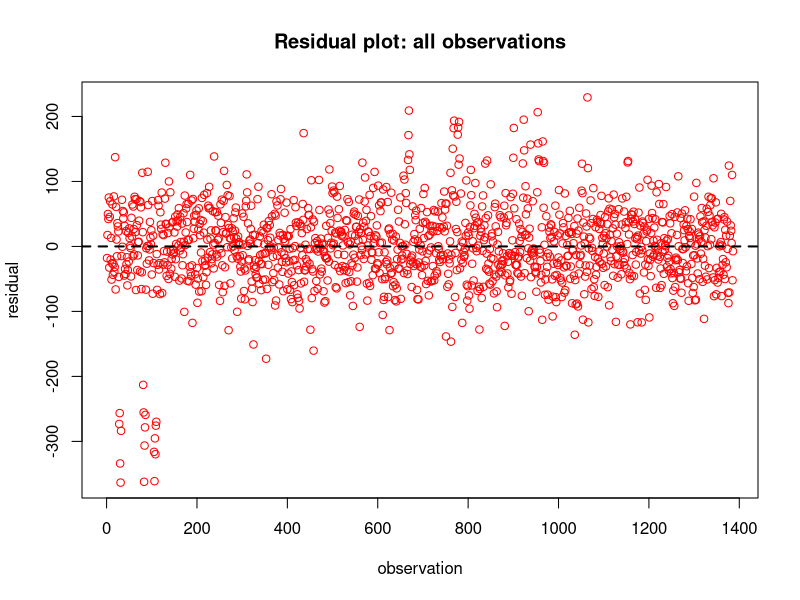
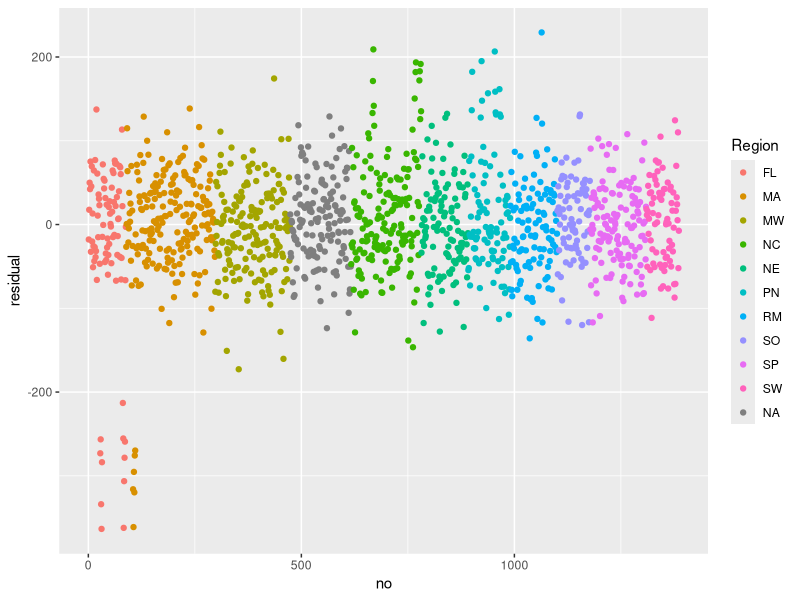

Source code (R) for these figures, in order:
## ---- chunk 1
library(tidyverse)
## ---- chunk 2
Data = read_csv("GoodBellyData.csv")
## ---- chunk 3
Data
## ---- chunk 4
reg_out = lm(Sales ~ Price + Rep + Endcap + Demo + Demo1_3 + Demo4_5, Data)
summary(reg_out)
## ---- chunk 5
reg_res = resid(reg_out)
plot(reg_res, main = "Residual plot: all observations",
  xlab = "observation", ylab = "residual", col = "red")
abline(h = 0, lty = 2, lwd = 2)
## ---- chunk 6
 Res = tibble(no = c(1:length(reg_res)),
  Region = Data$Region,
  residual = reg_res)
 ggplot(data = Res) +
  geom_point(mapping = aes(x = no, y = residual, color = Region))
